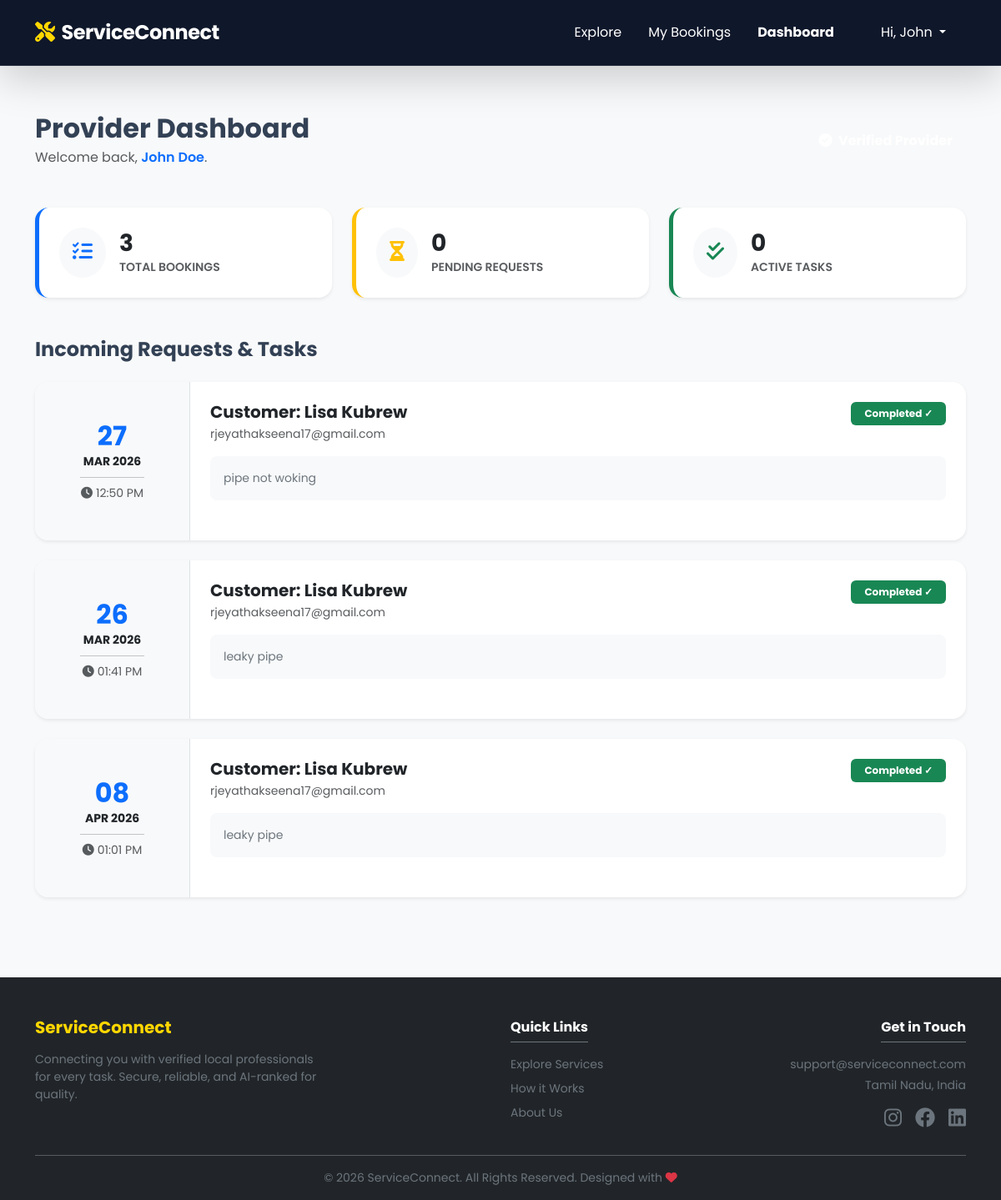
/dashboard/ (signed in), run on the app's committed database.
### accounts/models.py (models this page shows, shortened)
class ServiceProvider(models.Model):
    user = models.OneToOneField(User, on_delete=models.CASCADE, related_name='provider_profile')
    service_category = models.CharField(max_length=100)
    location = models.CharField(max_length=100)
    latitude = models.FloatField(null=True, blank=True)
    longitude = models.FloatField(null=True, blank=True)
    bio = models.TextField()
    experience_years = models.PositiveIntegerField()
    hourly_rate = models.DecimalField(max_digits=8, decimal_places=2)
    profile_picture = models.ImageField(upload_to='provider_pics/', blank=True, null=True)
    is_verified = models.BooleanField(default=True)
    recommendation_score = models.DecimalField(max_digits=3, decimal_places=2, default=0.0)

### services/models.py (models this page shows, shortened)
class Booking(models.Model):
    STATUS_CHOICES = [
        ('pending', 'Pending'),
        ('confirmed', 'Confirmed'),
        ('completed', 'Completed'),
        ('cancelled', 'Cancelled'),
    ]
    user = models.ForeignKey(User, on_delete=models.CASCADE, related_name='bookings')
    provider = models.ForeignKey(ServiceProvider, on_delete=models.CASCADE, related_name='provider_bookings')
    service_date = models.DateField()
    service_time = models.TimeField()
    description = models.TextField()
    status = models.CharField(max_length=20, choices=STATUS_CHOICES, default='pending')
    created_at = models.DateTimeField(auto_now_add=True)

### services/views.py (the view)
# urls.py: path('dashboard/', views.provider_dashboard, name='provider_dashboard'),
@login_required
def provider_dashboard(request):
    try:
        provider = ServiceProvider.objects.get(user=request.user)
        bookings = Booking.objects.filter(provider=provider).order_by('-created_at')
        stats = {
            'total': bookings.count(),
            'pending': bookings.filter(status='pending').count(),
            'active': bookings.filter(status='confirmed').count(),
        }
        context = {
            'provider': provider,
            'bookings': bookings,
            'stats': stats,
        }
        return render(request, 'services/provider_dashboard.html', context)
    except ServiceProvider.DoesNotExist:
        messages.error(request, "You must be a registered provider to access this dashboard.")
        return redirect('home')

### templates/services/provider_dashboard.html (shortened to what this page needs)
{% extends 'base.html' %}
{% load static %}
{% block content %}
<div class="container py-5 mt-2">
    <div class="row align-items-center mb-5">
        <div class="col-md-8">
            <h2 class="fw-bold mb-1">Provider Dashboard</h2>
            <p class="text-muted mb-0">Welcome back, <span class="text-primary fw-semibold">{{ provider.user.get_full_name }}</span>.</p>
        </div>
        <div class="col-md-4 text-md-end mt-3 mt-md-0">
            <span class="badge status-confirmed fs-6 px-3 py-2">
                <i class="fa-solid fa-circle-check me-1"></i> Verified Provider
            </span>
        </div>
    </div>
    <div class="row g-4 mb-5">
        <div class="col-md-4">
            <div class="card border-0 shadow-sm p-4 rounded-4 bg-white border-start border-primary border-5">
                <div class="d-flex align-items-center">
                    <div class="rounded-circle bg-light p-3 me-3">
                        <i class="fa-solid fa-list-check text-primary fs-4"></i>
                    </div>
                    <div>
                        <h3 class="fw-bold mb-0">{{ stats.total }}</h3>
                        <small class="text-muted fw-semibold text-uppercase">Total Bookings</small>
                    </div>
                </div>
            </div>
        </div>
        <div class="col-md-4">
            <div class="card border-0 shadow-sm p-4 rounded-4 bg-white border-start border-warning border-5">
                <div class="d-flex align-items-center">
                    <div class="rounded-circle bg-light p-3 me-3">
                        <i class="fa-solid fa-hourglass-half text-warning fs-4"></i>
                    </div>
                    <div>
                        <h3 class="fw-bold mb-0">{{ stats.pending }}</h3>
                        <small class="text-muted fw-semibold text-uppercase">Pending Requests</small>
                    </div>
                </div>
            </div>
        </div>
        <div class="col-md-4">
            <div class="card border-0 shadow-sm p-4 rounded-4 bg-white border-start border-success border-5">
                <div class="d-flex align-items-center">
                    <div class="rounded-circle bg-light p-3 me-3">
                        <i class="fa-solid fa-check-double text-success fs-4"></i>
                    </div>
                    <div>
                        <h3 class="fw-bold mb-0">{{ stats.active }}</h3>
                        <small class="text-muted fw-semibold text-uppercase">Active Tasks</small>
                    </div>
                </div>
            </div>
        </div>
    </div>
    <h4 class="fw-bold mb-4">Incoming Requests & Tasks</h4>
    <div class="row g-4">
        {% for booking in bookings %}
        <div class="col-12">
            <div class="card border-0 shadow-sm rounded-4 overflow-hidden">
                <div class="row g-0">
                    <div class="col-md-2 bg-light d-flex flex-column align-items-center justify-content-center p-3 text-center border-end">
                        <h2 class="fw-bold mb-0 text-primary">{{ booking.service_date|date:"d" }}</h2>
                        <span class="text-uppercase fw-bold small">{{ booking.service_date|date:"M Y" }}</span>
                        <hr class="w-50 my-2">
                        <span class="small text-muted"><i class="fa-solid fa-clock me-1"></i>{{ booking.service_time|time:"h:i A" }}</span>
                    </div>
                    <div class="col-md-10 p-4">
                        <div class="d-flex justify-content-between align-items-start mb-3">
                            <div>
                                <h5 class="fw-bold mb-1">Customer: {{ booking.user.get_full_name }}</h5>
                                <p class="text-muted small mb-0">{{ booking.user.email }}</p>
                            </div>
                            {% if booking.status == 'pending' %}
                                <span class="badge bg-warning text-dark px-3 py-2">Pending Review</span>
                            {% elif booking.status == 'confirmed' %}
                                <span class="badge bg-primary px-3 py-2">Confirmed</span>
                            {% elif booking.status == 'completed' %}
                                <span class="badge bg-success px-3 py-2">Completed ✓</span>
                            {% else %}
                                <span class="badge bg-secondary px-3 py-2">Cancelled</span>
                            {% endif %}
                        </div>
                        <div class="bg-light p-3 rounded-3 mb-4">
                            <p class="mb-0 text-secondary small">{{ booking.description }}</p>
                        </div>
                    </div>
                </div>
            </div>
        </div>
        {% empty %}
        <div class="col-12 text-center py-5 bg-white rounded-4 border border-dashed">
            <h3 class="fw-bold opacity-25">No bookings yet!</h3>
        </div>
        {% endfor %}
    </div>
</div>
{% endblock %}

### templates/base.html (shortened to what this page needs)
{% load static %}
<!DOCTYPE html>
<html lang="en">
<head>
    <link href="https://cdn.jsdelivr.net/npm/bootstrap@5.3.0/dist/css/bootstrap.min.css" rel="stylesheet">
    <link rel="stylesheet" href="https://cdnjs.cloudflare.com/ajax/libs/font-awesome/6.4.0/css/all.min.css">
    <link rel="stylesheet" href="{% static 'css/style.css' %}">
</head>
<body class="bg-light">
    <nav class="navbar navbar-expand-lg sticky-top py-3 shadow-lg">
        <div class="container">
            <a class="navbar-brand fw-bold" href="{% url 'home' %}">
                <i class="fa-solid fa-screwdriver-wrench me-2" style="color: #FFD700;"></i>ServiceConnect
            </a>
            <div class="collapse navbar-collapse" id="navbarNav">
                <ul class="navbar-nav ms-auto align-items-center">
                    <li class="nav-item"><a class="nav-link px-3" href="{% url 'home' %}">Explore</a></li>
                    {% if user.is_authenticated %}
                        <li class="nav-item"><a class="nav-link px-3" href="{% url 'my_bookings' %}">My Bookings</a></li>
                        {% if user.profile.is_provider %}
                            <li class="nav-item"><a class="nav-link px-3 fw-bold text-success" href="{% url 'provider_dashboard' %}">Dashboard</a></li>
                        {% endif %}
                        <li class="nav-item dropdown ms-lg-3">
                            <a class="nav-link dropdown-toggle btn btn-outline-light rounded-pill px-4" href="#" id="userDropdown" role="button" data-bs-toggle="dropdown">
                                Hi, {{ user.first_name|default:user.username }}
                            </a>
                        </li>
                    {% else %}
                        <li class="nav-item"><a class="nav-link px-3" href="{% url 'login' %}">Login</a></li>
                        <li class="nav-item ms-lg-2">
                            <a class="btn btn-primary-custom" href="{% url 'register' %}">Get Started</a>
                        </li>
                    {% endif %}
                </ul>
            </div>
        </div>
    </nav>
    <main>
        {% block content %}{% endblock %}
    </main>
    <footer class="bg-dark text-white pt-5 pb-3 mt-5">
        <div class="container">
            <div class="row g-4 mb-4 text-center text-md-start">
                <div class="col-lg-4">
                    <h5 class="fw-bold mb-3" style="color: #FFD700;">ServiceConnect</h5>
                    <p class="text-secondary small">Connecting you with verified local professionals for every task. Secure, reliable, and AI-ranked for quality.</p>
                </div>
                <div class="col-6 col-md-4 col-lg-2 offset-lg-2">
                    <h6 class="fw-bold mb-3 text-white border-bottom border-secondary pb-2 d-inline-block">Quick Links</h6>
                    <ul class="list-unstyled small">
                        <li class="mb-2"><a href="{% url 'home' %}" class="text-secondary text-decoration-none">Explore Services</a></li>
                        <li class="mb-2"><a href="#" class="text-secondary text-decoration-none">How it Works</a></li>
                        <li class="mb-2"><a href="#" class="text-secondary text-decoration-none">About Us</a></li>
                    </ul>
                </div>
                <div class="col-6 col-md-4 col-lg-4 text-md-end">
                    <h6 class="fw-bold mb-3 text-white border-bottom border-secondary pb-2 d-inline-block">Get in Touch</h6>
                    <p class="text-secondary small mb-1">support@serviceconnect.com</p>
                    <p class="text-secondary small">Tamil Nadu, India</p>
                    <div class="d-flex gap-3 justify-content-center justify-content-md-end mt-3">
                        <a href="#" class="text-secondary"><i class="fa-brands fa-instagram fs-4"></i></a>
                        <a href="#" class="text-secondary"><i class="fa-brands fa-facebook fs-4"></i></a>
                        <a href="#" class="text-secondary"><i class="fa-brands fa-linkedin fs-4"></i></a>
                    </div>
                </div>
            </div>
            <hr class="opacity-25">
            <div class="text-center">
                <p class="small text-secondary mb-0">&copy; 2026 ServiceConnect. All Rights Reserved. Designed with <i class="fa-solid fa-heart text-danger"></i></p>
            </div>
        </div>
    </footer>
</body>
</html>

### static/css/style.css (style rules this page uses)
:root { --primary-dark: #0f172a; --primary-blue: #1E3A5F; --accent: #FFD700; --accent-hover: #f59e0b; --success: #10b981; --warning: #f59e0b; --grey-light: #f8fafc; }
body { font-family: 'Poppins', sans-serif; background-color: var(--grey-light); color: #334155; }
.navbar { background-color: var(--primary-dark) !important; border-bottom: 1px solid rgba(255,255,255,0.1); }
.navbar-brand, .nav-link { color: white !important; }

### templates/base.html (style rules this page uses)
body { display: flex; flex-direction: column; min-height: 100vh; }
main { flex: 1 0 auto; }
.navbar-brand { font-size: 1.5rem; letter-spacing: -0.5px; }

### data on the page
ServiceProvider: user.get_full_name "John Doe"
Booking: service_date "27", service_date "MAR 2026", service_time "12:50 PM", user.get_full_name "Lisa Kubrew", user.email "rjeyathakseena17@gmail.com", status "Completed ✓", description "pipe not woking"
Booking: service_date "26", service_date "MAR 2026", service_time "01:41 PM", user.get_full_name "Lisa Kubrew", user.email "rjeyathakseena17@gmail.com", status "Completed ✓", description "leaky pipe"
Booking: service_date "08", service_date "APR 2026", service_time "01:01 PM", user.get_full_name "Lisa Kubrew", user.email "rjeyathakseena17@gmail.com", status "Completed ✓", description "leaky pipe"

### other printed values
{{ user.first_name|default:user.username }} "John"
{{ stats.total }} "3"
{{ stats.pending }} "0"
{{ stats.active }} "0"
